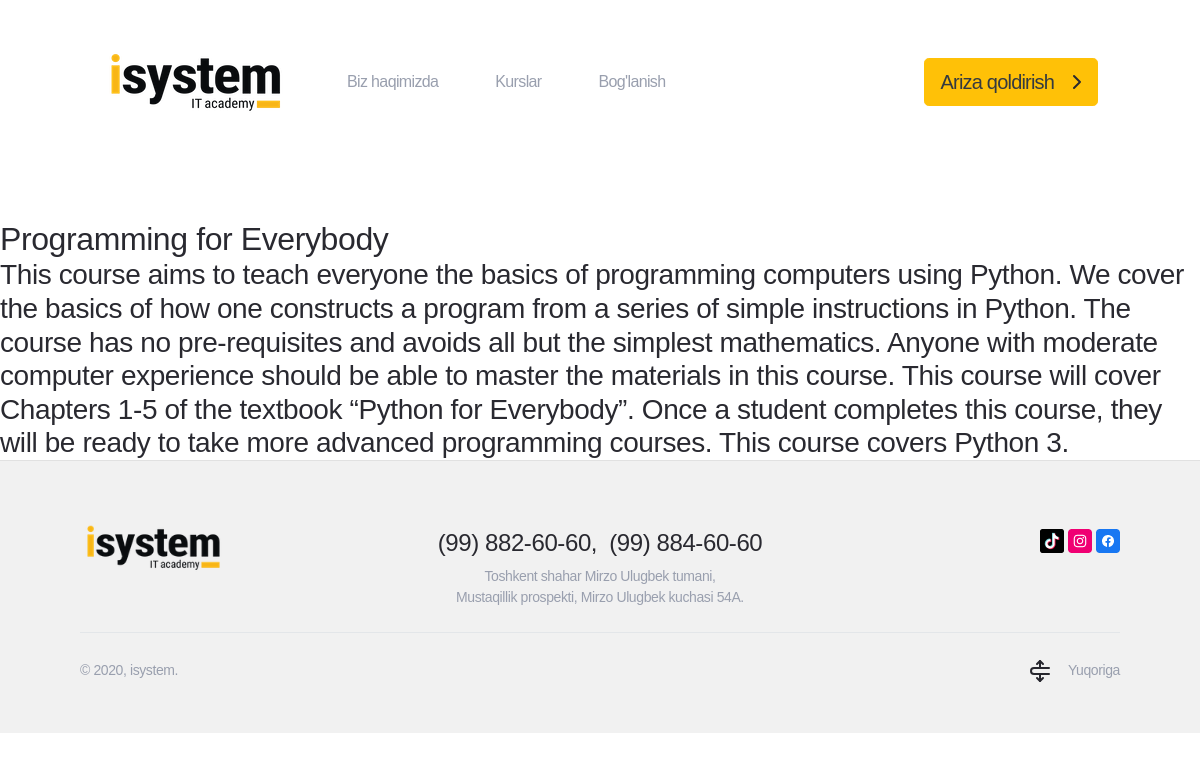
Screenshot of /courses/2 with the database file from the repository.
### courses/models.py (models this page shows, shortened)
class Courses(models.Model):
    title = models.CharField(max_length=100)
    month = models.IntegerField(default=3)
    day = models.IntegerField(default=3)
    price = models.IntegerField(default=0)
    desc = models.TextField()
    idx = models.IntegerField(default=0)
    is_published = models.BooleanField(default=False)
    created_at = models.DateTimeField(auto_now_add=True)

### courses/views.py (the view)
# urls.py: path('courses/<slug:pk>', courses_detail),
def courses_detail(request, pk):
    post = Courses.objects.get(idx=pk)
    context = {
        'post': post
    }
    return render(request, 'courses_detail.html', context)

### templates/courses_detail.html
{% extends 'base.html' %}
{% block content %}
     <h2>{{ post.title }}</h2>
     <h3>{{ post.desc }}</h3>
{% endblock %}

### rows the page displays
Courses: title "Programming for Everybody", desc "This course aims to teach everyone the basics of programming computers using Python. We cover the basics of how one constructs a program from a series of simple instructions in Python. The course has no pre-requisites and avoids all but the simplest mathematics. Anyone with moderate computer experience should be able to master the materials in this course. This course will cover Chapters 1-5 of the textbook “Python for Everybody”. Once a student completes this course, they will be ready to take more advanced programming courses. This course covers Python 3."
